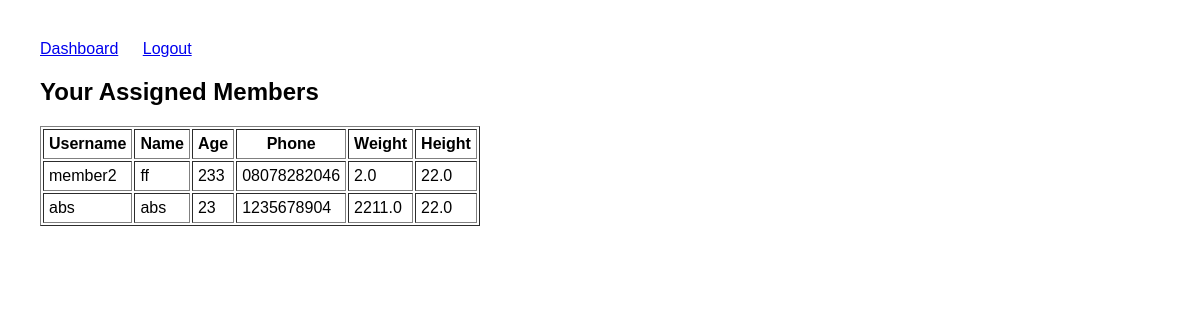
The app's page /dashboard/trainer/members/ (signed in), older data.
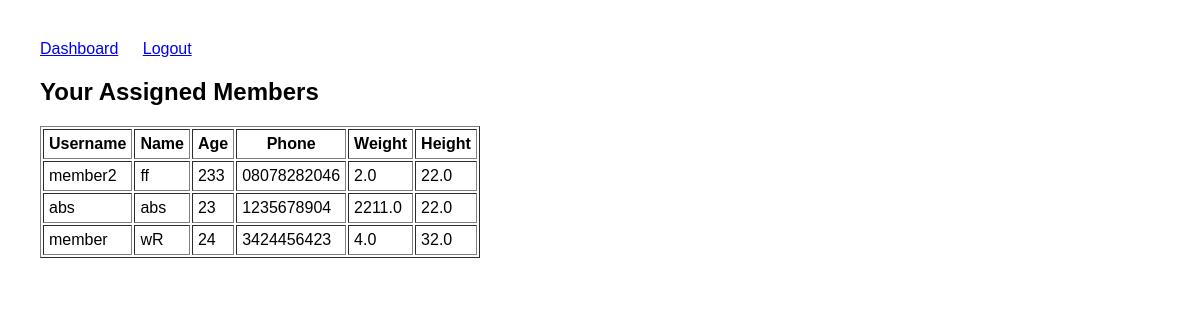
The same page, newer data.
### users/models.py (models this page shows)
class CustomUser(AbstractUser):
    role = models.CharField(max_length=10, choices=ROLE_CHOICES, default='member')
    name = models.CharField(max_length=100, blank=True, default="")         # ✅ No NULL issues
    age = models.IntegerField(null=True, blank=True)                         # ✅ Optional
    phone = models.CharField(max_length=10, blank=True, default="")          # ✅ No NULL issues
    address = models.TextField(blank=True, default="Not Provided")           # ✅ No NULL issues
    weight = models.FloatField(null=True, blank=True)                        # ✅ Optional
    height = models.FloatField(null=True, blank=True)                        # ✅ Optional
    experience = models.IntegerField(null=True, blank=True)                  # ✅ Optional
    trainer = models.ForeignKey(
        'self',
        on_delete=models.SET_NULL,
        null=True,
        blank=True,
        limit_choices_to={'role': 'trainer'},
        related_name='assigned_members'
    )

### dashboard/views.py (the view)
# urls.py: path('trainer/members/', views.view_assigned_members, name='view_assigned_members'),
@login_required
def view_assigned_members(request):
    if request.user.role != 'trainer':
        return redirect('dashboard')
    members = CustomUser.objects.filter(role='member', trainer=request.user)
    return render(request, 'trainer_assigned_members.html', {'members': members})

### templates/trainer_assigned_members.html
{% extends "base.html" %}
{% block content %}
<h2>Your Assigned Members</h2>
{% if members %}
    <table border="1" cellpadding="5">
        <tr>
            <th>Username</th>
            <th>Name</th>
            <th>Age</th>
            <th>Phone</th>
            <th>Weight</th>
            <th>Height</th>
        </tr>
        {% for member in members %}
        <tr>
            <td>{{ member.username }}</td>
            <td>{{ member.name }}</td>
            <td>{{ member.age }}</td>
            <td>{{ member.phone }}</td>
            <td>{{ member.weight }}</td>
            <td>{{ member.height }}</td>
        </tr>
        {% endfor %}
    </table>
{% else %}
    <p>No members assigned to you.</p>
{% endif %}
{% endblock %}

Row changes from the older to the newer data that the page shows:
now on this page (row edited): CustomUser: username "member", name "wR", age "24", phone "3424456423", weight "4.0", height "32.0"
